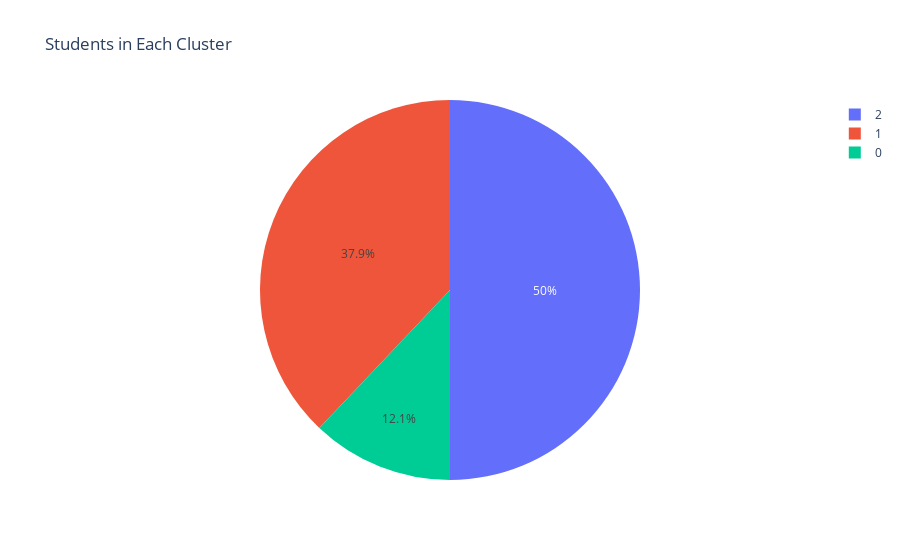

This figure's notebook cell:
### Code cell
#import excel file with cluster data and plot pie chart using plotly of students in each cluster
import pandas as pd
import plotly.express as px
data = pd.read_excel('Data/Data Recieved from NYT/London Met Data with Cluster.xlsx')

# Plot the pie chart
fig = px.pie(data, names='Cluster', title='Students in Each Cluster')
fig.show()

#convert above code into a function

def plot_cluster_pie_chart(data):
    fig = px.pie(data, names='Cluster', title='Students in Each Cluster')
    fig.show()

### Figure 1 — Plotly figure (JSON) as saved in the notebook; plotly's stock layout.template omitted (floating-point values rounded to 4 significant figures)
{"data": [{"domain": {"x": [0, 1], "y": [0, 1]}, "hovertemplate": "Cluster=%{label}<extra></extra>", "labels": [1, 2, 2, 2, 2, 1, 2, 1, 2, 2, 1, 1, 1, 1, 2, 1, 1, 2, 2, 2, 1, 2, 0, 0, 2, 2, 1, 1, 1, 2, 2, 1, 1, 1, 2, 2, 1, 0, 2, 2, 2, 1, 2, 0, 1, 2, 2, 0, 0, 1, 2, 2, 2, 2, 2, 1, 0, 1], "legendgroup": "", "name": "", "showlegend": true, "type": "pie"}], "layout": {"legend": {"tracegroupgap": 0}, "title": {"text": "Students in Each Cluster"}}}
